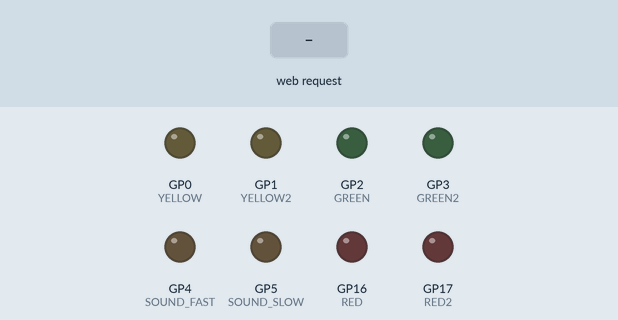
A program run on a simulated Raspberry Pi Pico. Shown: output pins drawn as LEDs (lit = HIGH). The inputs (shaded band) are chosen by the test bench. WiFi joins after 1.5 s; servers stay silent unless stated; what the program prints to the serial monitor is not drawn.

Above: at 5.7 s.
5.8 s: HTTP request GET /?cmd=red_on received
At 6.5 s:
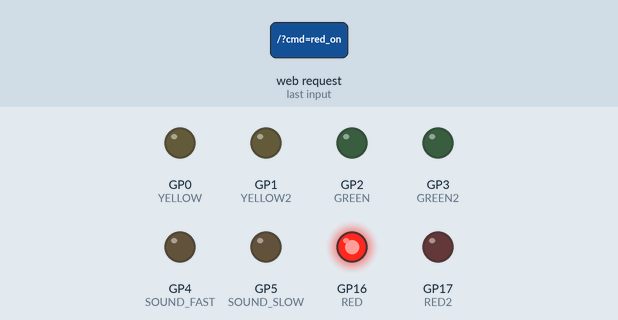
7.3 s: HTTP request GET /?cmd=red2_on received
At 7.6 s:
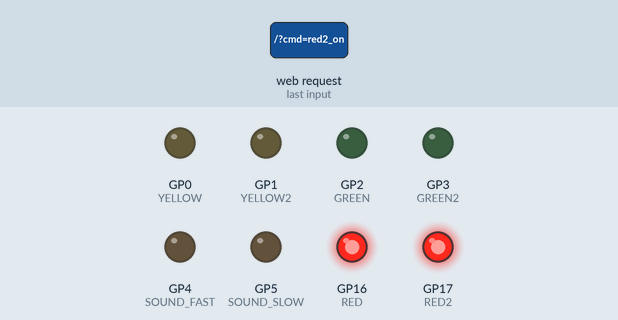
8.8 s: HTTP request GET /?cmd=red_off received
At 10.0 s:
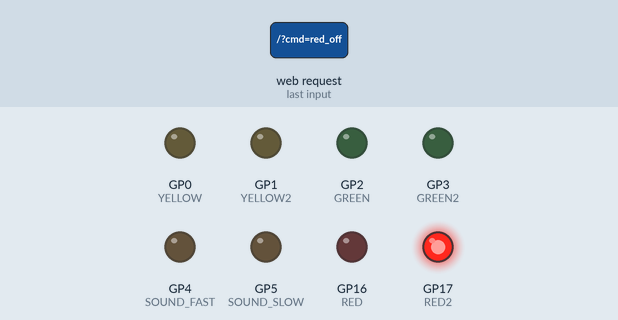
10.3 s: HTTP request GET /?cmd=yellow_on received
At 11.1 s:
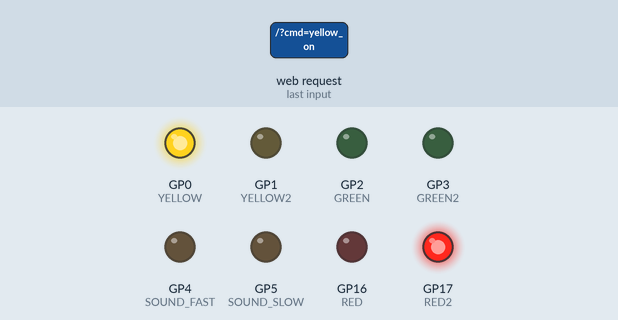
11.8 s: HTTP request GET /?cmd=red2_off received
At 12.2 s:
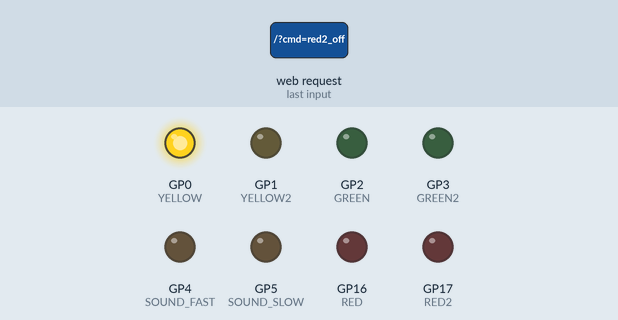
13.3 s: HTTP request GET /?cmd=yellow2_on received
At 14.6 s:
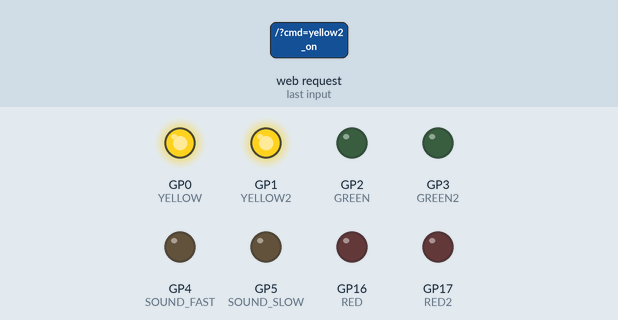
Timing chart, 0 to 15.8 s (numbered marks = the images above; inputs shaded):
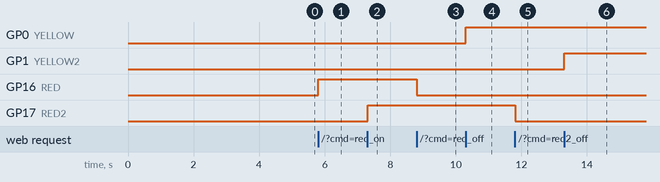

The program:

main.cpp
```cpp
#include <Arduino.h>
#include <WiFi.h>
#include <stdio.h>

const char* ssid = "your-ssid";
const char* password = "your-password";

const int RED = 16;
const int RED2 = 17;
const int YELLOW = 0;
const int YELLOW2 = 1;
const int GREEN = 2;
const int GREEN2 = 3;
const int SOUND_FAST = 4;
const int SOUND_SLOW = 5;

WiFiServer server(80);

const long TIMEOUT_TIME = 2000;
String Header;
unsigned long CurrentTime = millis();
unsigned long PreviousTime = 0;

bool stRED=false, stRED2=false, stYELLOW=false, stYELLOW2=false;
bool stGREEN=false, stGREEN2=false, stSFAST=false, stSSLOW=false;

void applyOutputs() {
  digitalWrite(RED, stRED ? HIGH : LOW);
  digitalWrite(RED2, stRED2 ? HIGH : LOW);
  digitalWrite(YELLOW, stYELLOW ? HIGH : LOW);
  digitalWrite(YELLOW2, stYELLOW2 ? HIGH : LOW);
  digitalWrite(GREEN, stGREEN ? HIGH : LOW);
  digitalWrite(GREEN2, stGREEN2 ? HIGH : LOW);
  digitalWrite(SOUND_FAST, stSFAST ? HIGH : LOW);
  digitalWrite(SOUND_SLOW, stSSLOW ? HIGH : LOW);
}

const char HTML_PAGE[] = R"HTML(
<!DOCTYPE html><html lang="jp"><head>
  <meta charset="UTF-8"><meta name="viewport" content="width=device-width, initial-scale=1.0">
  <title>REMOTE-CONTROLLER</title>
<style>
  body{font-family:sans-serif;background:#fff;max-width:520px;margin:0 auto;text-align:center;}
  h1{color:#333;font-size:26px;margin:12px auto;}
  .row{display:flex;justify-content:center;gap:10px;margin:10px 0;flex-wrap:wrap;align-items:center;}
  .title{min-width:120px;font-weight:bold}

  .btn{height:56px;min-width:120px;font-size:16px;font-weight:bold;border-radius:10px;border:0;cursor:pointer}
  .btn-red{background:#e53935;color:#fff;}
  .btn-yellow{background:#fdd835;color:#222;}
  .btn-green{background:#43a047;color:#fff;}
  .btn-gray{background:#616161;color:#fff;}

  td{width:110px;color:#333;text-align:center;font-size:18px;}
</style>

<div class="row"><div class="title">RED</div>
  <button class="btn btn-red" onclick="send('red_on')">ON</button>
  <button class="btn btn-gray" onclick="send('red_off')">OFF</button>
  <div id="st_red">?</div>
</div>

<div class="row"><div class="title">RED2</div>
  <button class="btn btn-red" onclick="send('red2_on')">ON</button>
  <button class="btn btn-gray" onclick="send('red2_off')">OFF</button>
  <div id="st_red2">?</div>
</div>

<div class="row"><div class="title">YELLOW</div>
  <button class="btn btn-yellow" onclick="send('yellow_on')">ON</button>
  <button class="btn btn-gray" onclick="send('yellow_off')">OFF</button>
  <div id="st_yellow">?</div>
</div>

<div class="row"><div class="title">YELLOW2</div>
  <button class="btn btn-yellow" onclick="send('yellow2_on')">ON</button>
  <button class="btn btn-gray" onclick="send('yellow2_off')">OFF</button>
  <div id="st_yellow2">?</div>
</div>

<div class="row"><div class="title">GREEN</div>
  <button class="btn btn-green" onclick="send('green_on')">ON</button>
  <button class="btn btn-gray" onclick="send('green_off')">OFF</button>
  <div id="st_green">?</div>
</div>

<div class="row"><div class="title">GREEN2</div>
  <button class="btn btn-green" onclick="send('green2_on')">ON</button>
  <button class="btn btn-gray" onclick="send('green2_off')">OFF</button>
  <div id="st_green2">?</div>
</div>

<div class="row"><div class="title">SOUND_FAST</div>
  <button class="btn btn-gray" onclick="send('sfast_on')">ON</button>
  <button class="btn btn-gray" onclick="send('sfast_off')">OFF</button>
  <div id="st_sfast">?</div>
</div>

<div class="row"><div class="title">SOUND_SLOW</div>
  <button class="btn btn-gray" onclick="send('sslow_on')">ON</button>
  <button class="btn btn-gray" onclick="send('sslow_off')">OFF</button>
  <div id="st_sslow">?</div>
</div>

<div class="row">
  <button class="btn btn-gray" onclick="send('all_off')">ALL OFF</button>
</div>

  <script type="text/javascript">
    async function send(cmd){
      try{ await fetch("/?cmd=" + cmd); }catch(e){ console.log(e); }
    }

    async function updateStatus(){
      try{
        const r = await fetch("/?cmd=status");
        if(!r.ok) return;
        const t = await r.text();
        document.getElementById("all").textContent = t;

        document.getElementById("st_red").textContent     = t.includes("red=1") ? "ON" : "OFF";
        document.getElementById("st_red2").textContent    = t.includes("red2=1") ? "ON" : "OFF";
        document.getElementById("st_yellow").textContent  = t.includes("yellow=1") ? "ON" : "OFF";
        document.getElementById("st_yellow2").textContent = t.includes("yellow2=1") ? "ON" : "OFF";
        document.getElementById("st_green").textContent   = t.includes("green=1") ? "ON" : "OFF";
        document.getElementById("st_green2").textContent  = t.includes("green2=1") ? "ON" : "OFF";
        document.getElementById("st_sfast").textContent   = t.includes("sfast=1") ? "ON" : "OFF";
        document.getElementById("st_sslow").textContent   = t.includes("sslow=1") ? "ON" : "OFF";
      }catch(e){ console.log(e); }
    }

    setInterval(updateStatus, 1000);
    updateStatus();
  </script></body></html>
)HTML";

void Run_WEB() {
  WiFiClient client = server.available();
  if (!client) return;

  CurrentTime = millis();
  PreviousTime = CurrentTime;

  String currentLine = "";
  Header = "";

  while (client.connected() && CurrentTime - PreviousTime <= TIMEOUT_TIME) {
    CurrentTime = millis();
    if (!client.available()) continue;

    char c = client.read();
    Header += c;

    if (c == '\n') {
      if (currentLine.length() == 0) {

        if (Header.indexOf("GET /?cmd=red_on") >= 0)      stRED = true;
        if (Header.indexOf("GET /?cmd=red_off") >= 0)     stRED = false;

        if (Header.indexOf("GET /?cmd=red2_on") >= 0)     stRED2 = true;
        if (Header.indexOf("GET /?cmd=red2_off") >= 0)    stRED2 = false;

        if (Header.indexOf("GET /?cmd=yellow_on") >= 0)   stYELLOW = true;
        if (Header.indexOf("GET /?cmd=yellow_off") >= 0)  stYELLOW = false;

        if (Header.indexOf("GET /?cmd=yellow2_on") >= 0)  stYELLOW2 = true;
        if (Header.indexOf("GET /?cmd=yellow2_off") >= 0) stYELLOW2 = false;

        if (Header.indexOf("GET /?cmd=green_on") >= 0)    stGREEN = true;
        if (Header.indexOf("GET /?cmd=green_off") >= 0)   stGREEN = false;

        if (Header.indexOf("GET /?cmd=green2_on") >= 0)   stGREEN2 = true;
        if (Header.indexOf("GET /?cmd=green2_off") >= 0)  stGREEN2 = false;

        if (Header.indexOf("GET /?cmd=sfast_on") >= 0)    stSFAST = true;
        if (Header.indexOf("GET /?cmd=sfast_off") >= 0)   stSFAST = false;

        if (Header.indexOf("GET /?cmd=sslow_on") >= 0)    stSSLOW = true;
        if (Header.indexOf("GET /?cmd=sslow_off") >= 0)   stSSLOW = false;

        if (Header.indexOf("GET /?cmd=all_off") >= 0) {
          stRED=stRED2=stYELLOW=stYELLOW2=stGREEN=stGREEN2=stSFAST=stSSLOW=false;
        }

        applyOutputs();
        if (Header.indexOf("GET /?cmd=status") >= 0) {
          client.println("HTTP/1.1 200 OK");
          client.println("Content-type:text/plain; charset=utf-8");
          client.println("Connection: close");
          client.println();
          client.print("red="); client.print(stRED);
          client.print("&red2="); client.print(stRED2);
          client.print("&yellow="); client.print(stYELLOW);
          client.print("&yellow2="); client.print(stYELLOW2);
          client.print("&green="); client.print(stGREEN);
          client.print("&green2="); client.print(stGREEN2);
          client.print("&sfast="); client.print(stSFAST);
          client.print("&sslow="); client.print(stSSLOW);
          client.println();
          client.println();
          break;
        }

        client.println("HTTP/1.1 200 OK");
        client.println("Content-type:text/html; charset=utf-8");
        client.println("Connection: close");
        client.println();
        client.print(HTML_PAGE);
        client.println();
        break;
      } else {
        currentLine = "";
      }
    } else if (c != '\r') {
      currentLine += c;
    }
  }

  Header = "";
  client.flush();
  client.stop();
}

void setup() {
  Serial.begin(9600);
  delay(3000);

  pinMode(RED, OUTPUT);
  pinMode(RED2, OUTPUT);
  pinMode(YELLOW, OUTPUT);
  pinMode(YELLOW2, OUTPUT);
  pinMode(GREEN, OUTPUT);
  pinMode(GREEN2, OUTPUT);
  pinMode(SOUND_FAST, OUTPUT);
  pinMode(SOUND_SLOW, OUTPUT);

  applyOutputs();

  Serial.print("Connecting to '");
  Serial.print(ssid);
  Serial.println("'");
  WiFi.begin(ssid, password);
  while (WiFi.status() != WL_CONNECTED) {
    Serial.print(".");
    delay(100);
  }
  Serial.println("\nConnected to WiFi");
  Serial.print("IP: ");
  Serial.println(WiFi.localIP());

  server.begin();
}

void loop() {
  Run_WEB();
}
```

Measured:
- after the input at 5.8 s, GP16 (RED): LOW → HIGH at once
- after the input at 7.3 s, GP17 (RED2): LOW → HIGH at once
- after the input at 8.8 s, GP16 (RED): HIGH → LOW at once
- after the input at 10.3 s, GP0 (YELLOW): LOW → HIGH at once
- after the input at 11.8 s, GP17 (RED2): HIGH → LOW at once
- after the input at 13.3 s, GP1 (YELLOW2): LOW → HIGH at once
